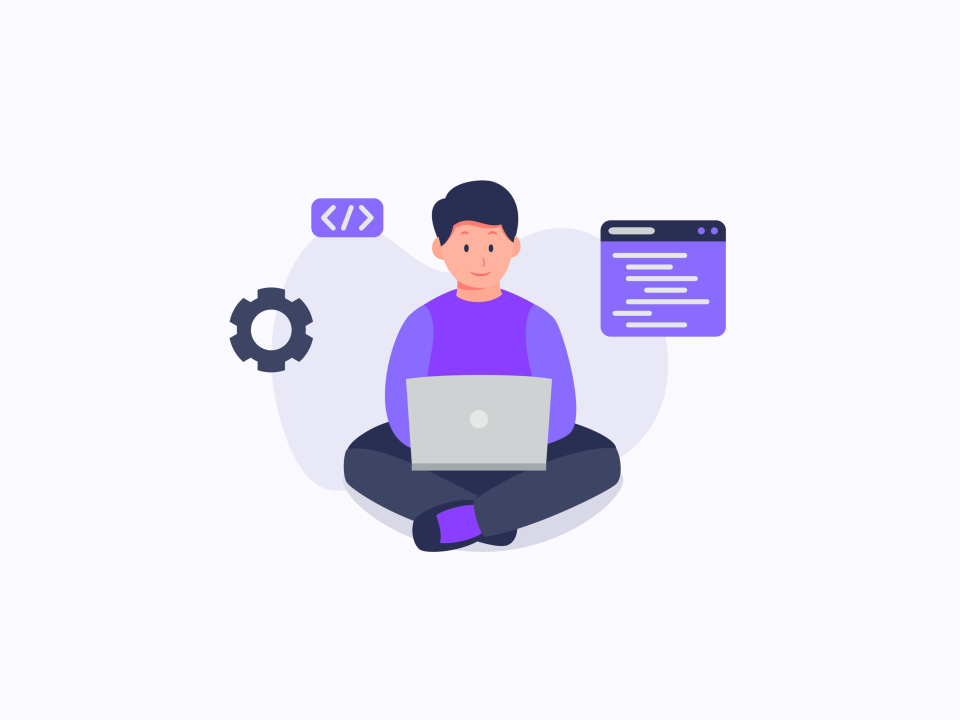
#> input picture Session 3/filters/image.jpeg, 1920 x 1440 px (shown at 1/2 size)
$ python vintage.py
#> lines starting #> are read from the running program, lines starting #| are printed output that depends on the picture
import cv2
import numpy as np

# Load the image
image = cv2.imread("image.jpeg")
#> image is the input picture: shape (1440, 1920, 3); mean B, G, R 246.2, 232.4, 235.4

# Split color channels
b, g, r = cv2.split(image)
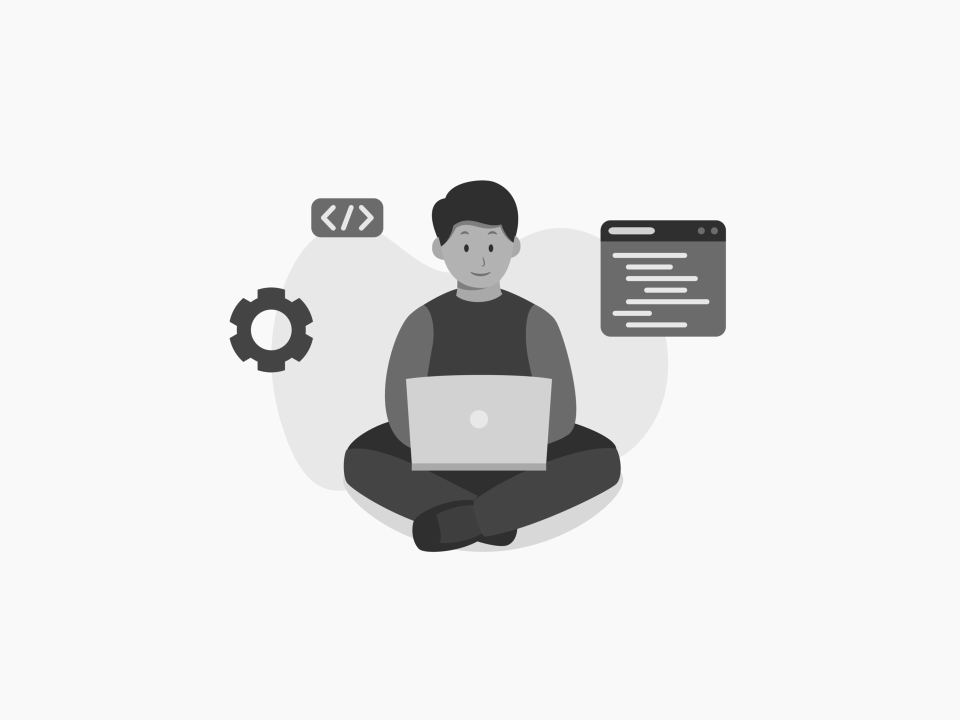
#> g: shape (1440, 1920) (shown at 1/2 size); min 34, max 255, mean 232.4

# Apply adjustments to color channels
# Increase red channel intensity
r = cv2.addWeighted(r, 1.2, np.zeros_like(r), 0, 0)
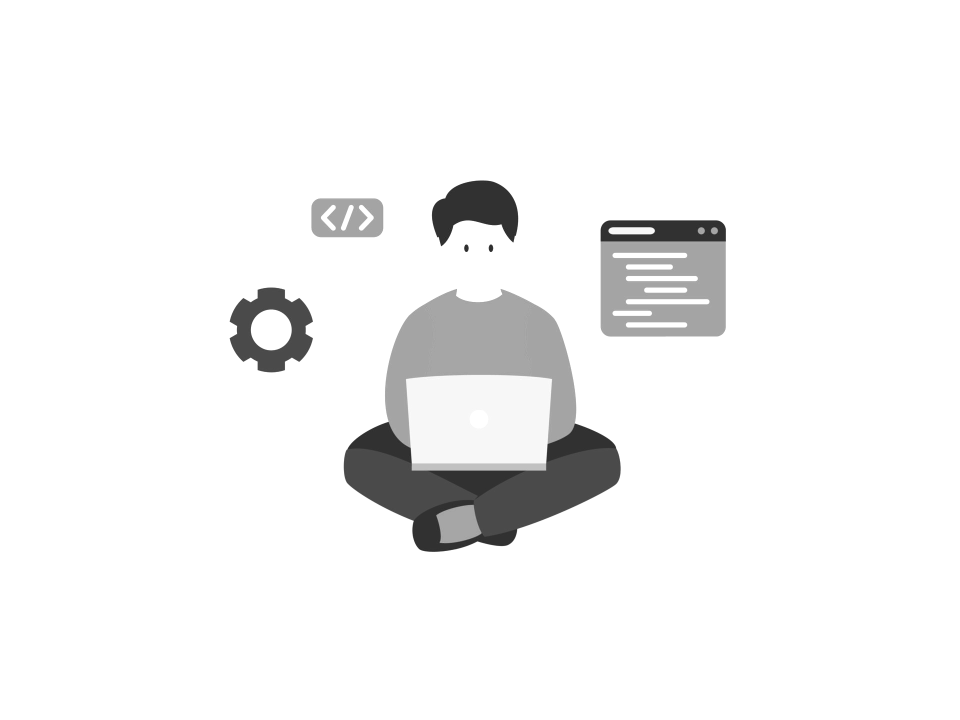
#> r: shape (1440, 1920) (shown at 1/2 size); min 28, max 255, mean 243.5
# Decrease blue channel intensity
b = cv2.addWeighted(b, 0.8, np.zeros_like(b), 0, 0)
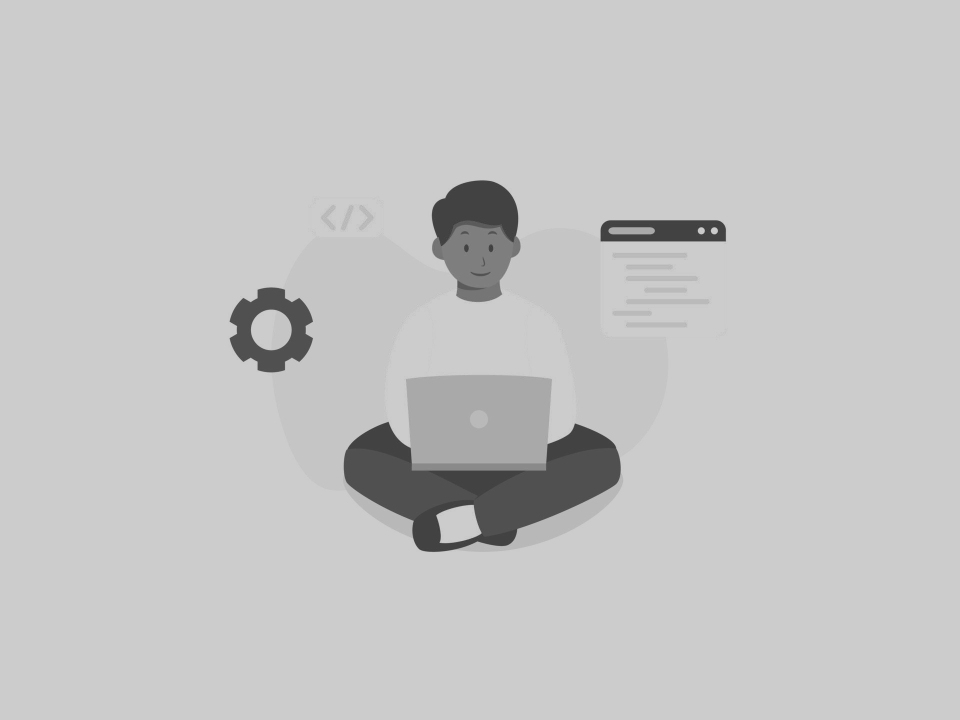
#> b: shape (1440, 1920) (shown at 1/2 size); min 42, max 204, mean 197

# Merge color channels back together
filtered_image = cv2.merge((b, g, r))
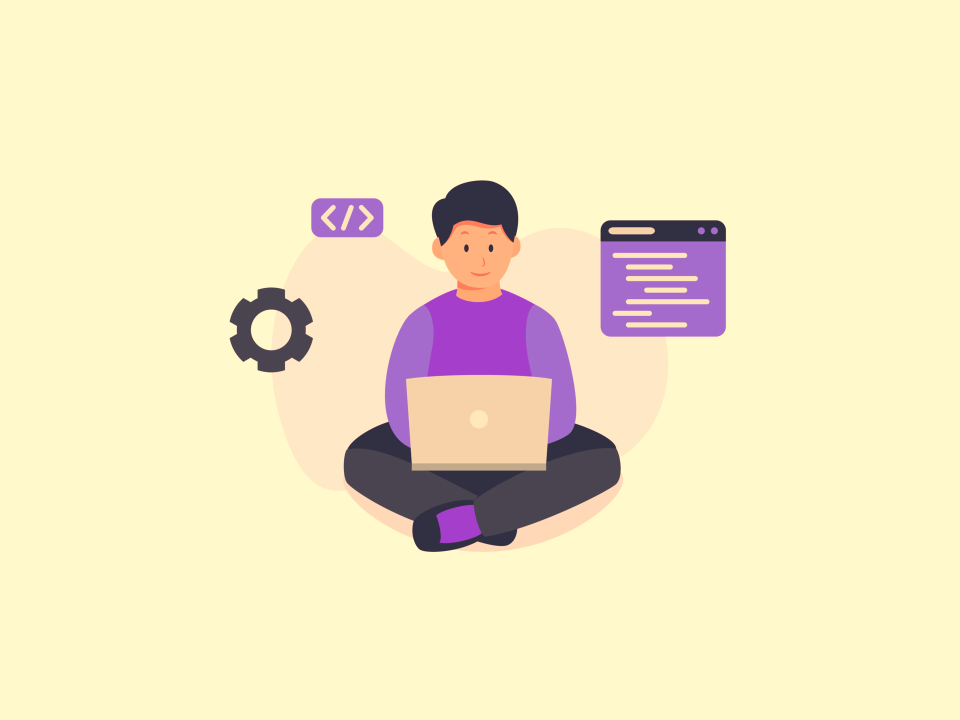
#> filtered_image: shape (1440, 1920, 3) (shown at 1/2 size); mean B, G, R 197, 232.4, 243.5

# Apply vintage overlay
overlay = cv2.imread("vintage-overlay.jpeg")  # Load vintage overlay image
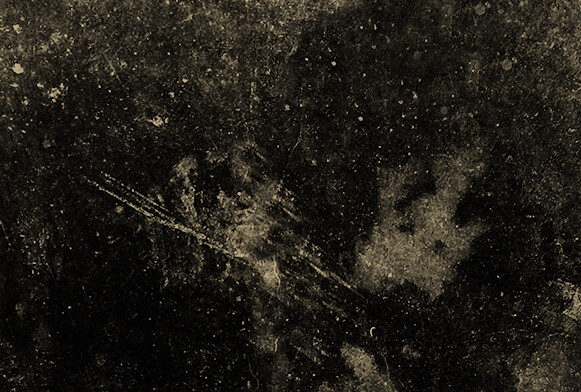
#> input picture Session 3/filters/vintage-overlay.jpeg, 581 x 392 px
#> overlay is the input picture: shape (392, 581, 3); mean B, G, R 22.5, 29.3, 32.5
# Resize overlay to match image size
overlay = cv2.resize(overlay, (image.shape[1], image.shape[0]))
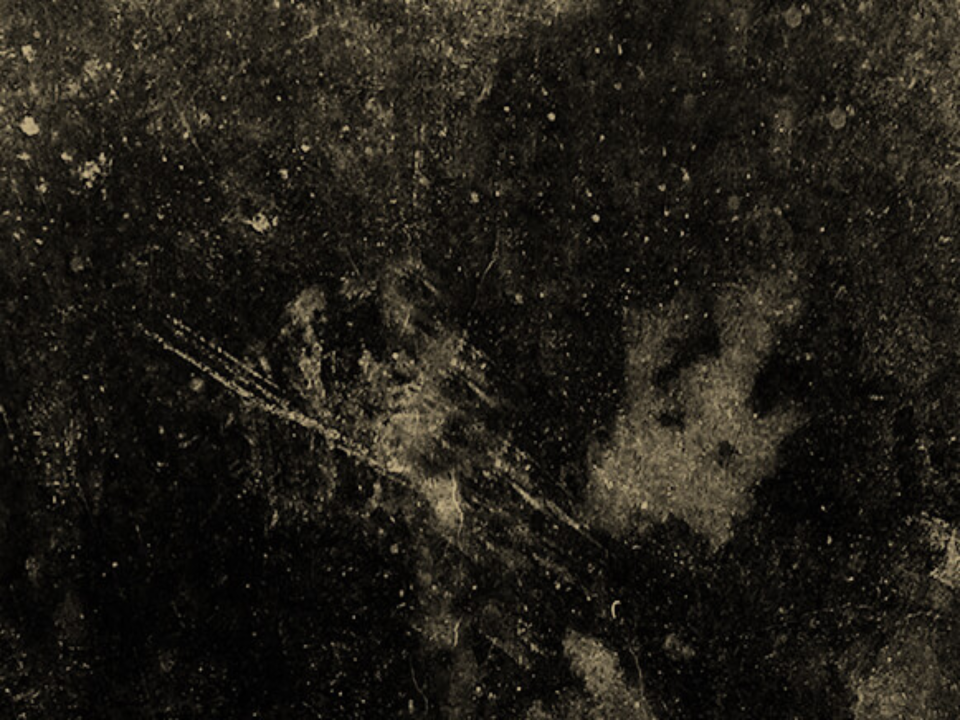
#> overlay: shape (1440, 1920, 3) (shown at 1/2 size); mean B, G, R 22.4, 29.1, 32.4
filtered_image = cv2.addWeighted(
    filtered_image, 0.8, overlay, 0.2, 0)  # Apply overlay
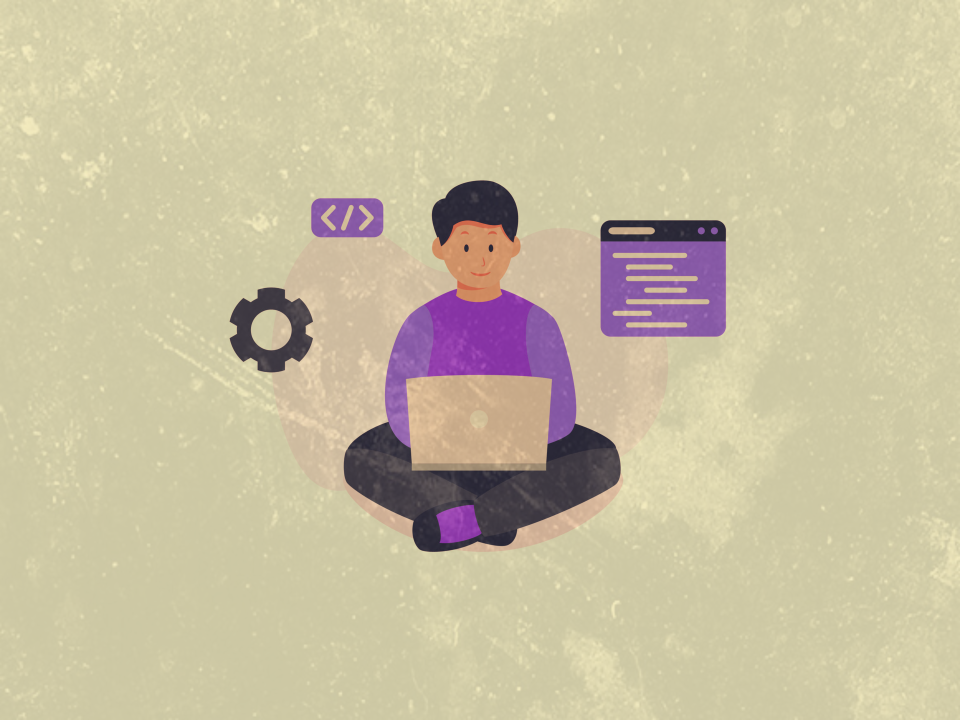
#> filtered_image: shape (1440, 1920, 3) (shown at 1/2 size); mean B, G, R 162.1, 191.8, 201.3

# Display the original and filtered images
cv2.imshow("Original Image", image)
cv2.imshow("Vintage Filtered Image", filtered_image)
cv2.waitKey(0)
cv2.destroyAllWindows()
